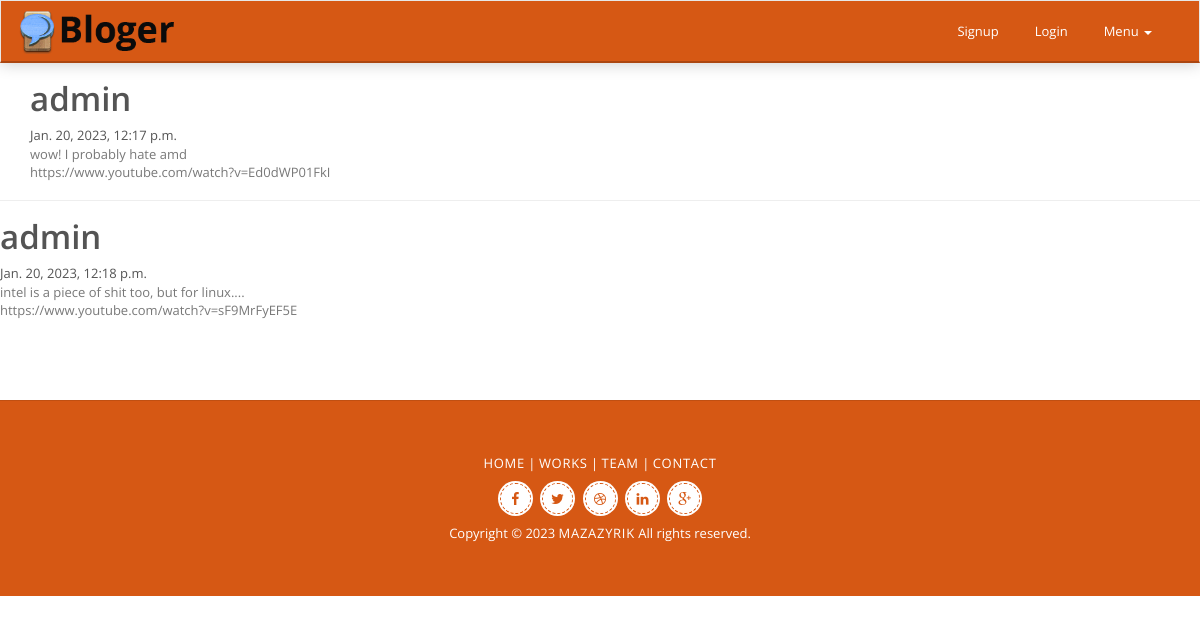
The app's page /genre/it-tech with its own data.
### posts/models.py (models this page shows)
class Post(models.Model):
    link = models.URLField()
    text = models.TextField(max_length=400)
    author = models.ForeignKey(
        User,
        on_delete=models.CASCADE,
        related_name='posts'
    )
    genre = models.ForeignKey(
        Genre,
        blank=True,
        null=True,
        on_delete=models.SET_NULL,
        related_name='genre_key'
    )
    pub_date = models.DateTimeField(auto_now_add=True)

### posts/views.py (the view)
# urls.py: path('genre/<slug:slug>', views.genres, name='genres'),
def genres(request, slug):
    template = 'posts/genres.html'
    genres = get_object_or_404(Genre, slug=slug)
    posts = Post.objects.filter(
        genre=genres
    )
    page_obj = get_page_obj(request, posts)
    context = {
        'page_obj': page_obj,
        'posts': posts,
        'genre': genres,
    }
    return render(request, template, context)

### posts/common.py (called while the page is built)
def get_page_obj(request, posts):
    paginator = Paginator(posts, NUM_POST)
    page_number = request.GET.get('page')
    return paginator.get_page(page_number)

### templates/posts/genres.html (shortened to what this page needs)
{% extends 'base.html' %}
{% block content %}
<div class="container">
  {% for posts in page_obj %}
      <div class="post-content">
          <div class="post-header">
              <h1> {{ posts.author }} </h1>
              <div class="post-meta">
                  <time datetime="2019-04-01"> {{ posts.pub_date }} </time>
                </div>
              </div>
              <p>
                {{ posts.text }}
              </p>
                <p>
                  <link> {{ posts.link }} </link>
                </p>
      </div>
  </div>
    {% if not forloop.last %}<hr>{% endif %}
  {% endfor %}
{% endblock content %}

### static/css/style.css (style rules this page uses)
h1,h2,h3,h4,h5,h6 { font-family: 'Open Sans', Sans Serif; font-weight: 600; }
p { margin:0; padding:0; color: #787878; }

### records on screen
Post: author "admin", pub_date "Jan. 20, 2023, 12:17 p.m.", text "wow! I probably hate amd", link "https://www.youtube.com/watch?v=Ed0dWP01FkI"
Post: author "admin", pub_date "Jan. 20, 2023, 12:18 p.m.", text "intel is a piece of shit too, but for linux....", link "https://www.youtube.com/watch?v=sF9MrFyEF5E"
